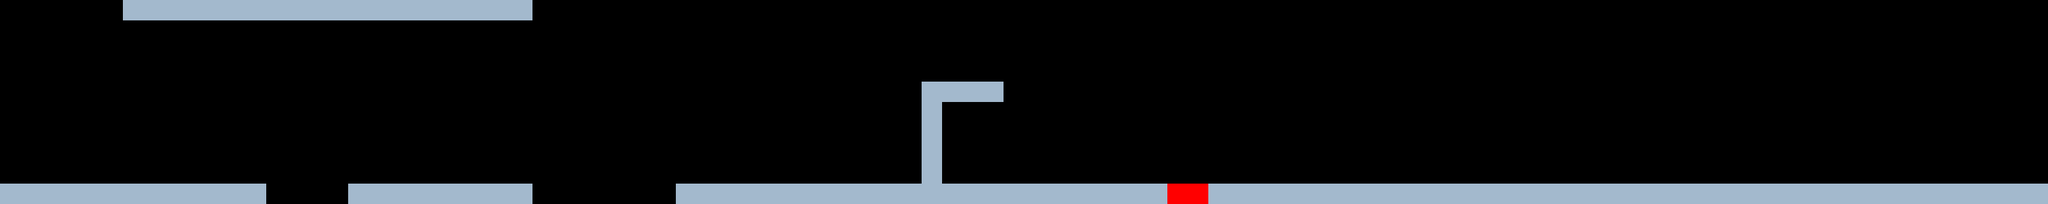

This game map was drawn from its Tiled (.tmx) file and the tilesets committed beside it. A one-line description and the full map source follow:
An orthogonal 100x10 tile map with 32x32 px tiles, 1 tile layer (Tile Layer 1) and 8 objects (7x wall, launch_pad).

<map version="1.0" tiledversion="1.0.1" orientation="orthogonal" renderorder="right-down" width="100" height="10" tilewidth="32" tileheight="32" nextobjectid="15">
 <tileset firstgid="1" name="tileset" tilewidth="32" tileheight="32" tilecount="50" columns="10">
  <image source="tileset.png" width="320" height="160" />
 </tileset>
 <layer name="Tile Layer 1" width="100" height="10">
  <data encoding="csv">
0,0,0,0,0,0,1,1,1,1,1,1,1,1,1,1,1,1,1,1,1,1,1,1,1,1,0,0,0,0,0,0,0,0,0,0,0,0,0,0,0,0,0,0,0,0,0,0,0,0,0,0,0,0,0,0,0,0,0,0,0,0,0,0,0,0,0,0,0,0,0,0,0,0,0,0,0,0,0,0,0,0,0,0,0,0,0,0,0,0,0,0,0,0,0,0,0,0,0,0,
0,0,0,0,0,0,0,0,0,0,0,0,0,0,0,0,0,0,0,0,0,0,0,0,0,0,0,0,0,0,0,0,0,0,0,0,0,0,0,0,0,0,0,0,0,0,0,0,0,0,0,0,0,0,0,0,0,0,0,0,0,0,0,0,0,0,0,0,0,0,0,0,0,0,0,0,0,0,0,0,0,0,0,0,0,0,0,0,0,0,0,0,0,0,0,0,0,0,0,0,
0,0,0,0,0,0,0,0,0,0,0,0,0,0,0,0,0,0,0,0,0,0,0,0,0,0,0,0,0,0,0,0,0,0,0,0,0,0,0,0,0,0,0,0,0,0,0,0,0,0,0,0,0,0,0,0,0,0,0,0,0,0,0,0,0,0,0,0,0,0,0,0,0,0,0,0,0,0,0,0,0,0,0,0,0,0,0,0,0,0,0,0,0,0,0,0,0,0,0,0,
0,0,0,0,0,0,0,0,0,0,0,0,0,0,0,0,0,0,0,0,0,0,0,0,0,0,0,0,0,0,0,0,0,0,0,0,0,0,0,0,0,0,0,0,0,0,0,0,0,0,0,0,0,0,0,0,0,0,0,0,0,0,0,0,0,0,0,0,0,0,0,0,0,0,0,0,0,0,0,0,0,0,0,0,0,0,0,0,0,0,0,0,0,0,0,0,0,0,0,0,
0,0,0,0,0,0,0,0,0,0,0,0,0,0,0,0,0,0,0,0,0,0,0,0,0,0,0,0,0,0,0,0,0,0,0,0,0,0,0,0,0,0,0,0,0,1,1,1,1,0,0,0,0,0,0,0,0,0,0,0,0,0,0,0,0,0,0,0,0,0,0,0,0,0,0,0,0,0,0,0,0,0,0,0,0,0,0,0,0,0,0,0,0,0,0,0,0,0,0,0,
0,0,0,0,0,0,0,0,0,0,0,0,0,0,0,0,0,0,0,0,0,0,0,0,0,0,0,0,0,0,0,0,0,0,0,0,0,0,0,0,0,0,0,0,0,1,0,0,0,0,0,0,0,0,0,0,0,0,0,0,0,0,0,0,0,0,0,0,0,0,0,0,0,0,0,0,0,0,0,0,0,0,0,0,0,0,0,0,0,0,0,0,0,0,0,0,0,0,0,0,
0,0,0,0,0,0,0,0,0,0,0,0,0,0,0,0,0,0,0,0,0,0,0,0,0,0,0,0,0,0,0,0,0,0,0,0,0,0,0,0,0,0,0,0,0,1,0,0,0,0,0,0,0,0,0,0,0,0,0,0,0,0,0,0,0,0,0,0,0,0,0,0,0,0,0,0,0,0,0,0,0,0,0,0,0,0,0,0,0,0,0,0,0,0,0,0,0,0,0,0,
0,0,0,0,0,0,0,0,0,0,0,0,0,0,0,0,0,0,0,0,0,0,0,0,0,0,0,0,0,0,0,0,0,0,0,0,0,0,0,0,0,0,0,0,0,1,0,0,0,0,0,0,0,0,0,0,0,0,0,0,0,0,0,0,0,0,0,0,0,0,0,0,0,0,0,0,0,0,0,0,0,0,0,0,0,0,0,0,0,0,0,0,0,0,0,0,0,0,0,0,
0,0,0,0,0,0,0,0,0,0,0,0,0,0,0,0,0,0,0,0,0,0,0,0,0,0,0,0,0,0,0,0,0,0,0,0,0,0,0,0,0,0,0,0,0,1,0,0,0,0,0,0,0,0,0,0,0,0,0,0,0,0,0,0,0,0,0,0,0,0,0,0,0,0,0,0,0,0,0,0,0,0,0,0,0,0,0,0,0,0,0,0,0,0,0,0,0,0,0,0,
1,1,1,1,1,1,1,1,1,1,1,1,1,0,0,0,0,1,1,1,1,1,1,1,1,1,0,0,0,0,0,0,0,1,1,1,1,1,1,1,1,1,1,1,1,1,1,1,1,1,1,1,1,1,1,1,1,2,2,1,1,1,1,1,1,1,1,1,1,1,1,1,1,1,1,1,1,1,1,1,1,1,1,1,1,1,1,1,1,1,1,1,1,1,1,1,1,1,1,1
</data>
 </layer>
 <objectgroup name="Object Layer 1">
  <object id="1" type="wall" x="0" y="288" width="416" height="32" />
  <object id="3" type="wall" x="1888" y="288" width="1312" height="32" />
  <object id="4" type="wall" x="1440" y="128" width="32" height="160" />
  <object id="5" type="wall" x="1472" y="128" width="96" height="32" />
  <object id="6" type="wall" x="544" y="288" width="288" height="32" />
  <object id="9" type="wall" x="192" y="0" width="640" height="32" />
  <object id="10" type="wall" x="1056" y="288" width="768" height="32" />
  <object id="13" type="launch_pad" x="1824" y="288" width="64" height="32" />
 </objectgroup>
</map>